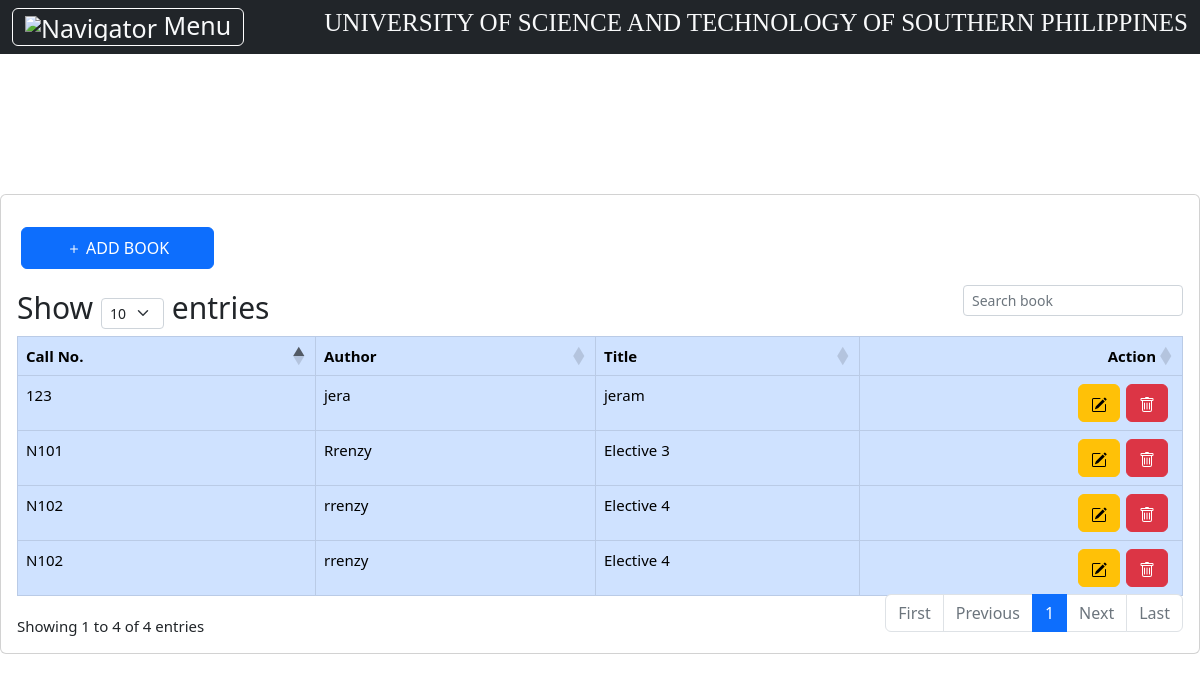
The page /books/index.php (signed in) on the database its author committed.
### tables this page shows
CREATE TABLE `book` (
  `id` int(11) NOT NULL,
  `call_no` varchar(255) NOT NULL,
  `author` varchar(255) NOT NULL,
  `title` varchar(255) NOT NULL
);

### books/index.php (the view, shortened to what this page needs)
<?php require '..\auth/index.php'; ?>
<?php require_once "..\config/index.php"; ?>
<!DOCTYPE html>
<html lang="en">
<head>
    <link rel="stylesheet" href="style.css">
    <?php require_once '..\assets/cdnjs/toplink.php'; ?>
    <?php require_once '..\assets/getbootstrap v5.2/index.php'; ?>
</head>
<body>
<?php include '..\sidenav/index.php'; ?>
<div class="col-md-12">
    <div class="card mt-5">
        <div class="card-body">
            <div class="row p-3">
              <a href="form.php" name="addbook" class="btn btn-primary cols col-2 p-2" style="float: right;" ><svg xmlns="http://www.w3.org/2000/svg" width="16" height="16" fill="currentColor" class="bi bi-plus" viewBox="0 0 16 16">
  <path d="M8 4a.5.5 0 0 1 .5.5v3h3a.5.5 0 0 1 0 1h-3v3a.5.5 0 0 1-1 0v-3h-3a.5.5 0 0 1 0-1h3v-3A.5.5 0 0 1 8 4z"/>
</svg> ADD BOOK</a>
            </div>
        <table id="datatableid" class="table table-bordered table-primary col-md-12">
        <thead>
            <tr>
                <th>Call No.</th>
                <th>Author</th>
                <th>Title</th>
								<th ><c style="float: right;">Action</c></th>
            </tr>
        </thead>
        <tbody>
				<?php
							$query = "SELECT * FROM book";
							$result = mysqli_query($conn, $query);
							while($row = mysqli_fetch_array($result)) { $id =$row["id"]; ?>
            <tr>
                <td><?php echo  $row["call_no"]; ?></td>
                <td><?php echo  $row["author"]; ?></td>
                <td><?php echo  $row["title"]; ?></td>
								<td><?php echo "<a class='btn btn-danger btn-d ' onClick=\"javascript: return confirm('Are you sure you want to delete?');\" href='process.php?delete=".$row['id']."'>"; ?> </a>
														<a href="form.php?edit=<?php echo $row["id"];?>" class="btn btn-warning btn-e"></a>
                            </td>
            </tr>
								<?php }?>
        </tbody>
    </table>
        </div>
    </div>
</div>
<?php require_once '..\assets/cdnjs/index.php'; ?>
</body>
</html>

### sidenav/index.php (style rules this page uses)
body { margin: 0; font-size: 15px; display: flex; flex: 1; min-height: 100vh; align-items: center; }

### books/index.php (style rules this page uses)
.btn-d, .btn-e { float: right; margin-right: 2%; }

### rows shown on the page
book: call_no "N101", author "Rrenzy", title "Elective 3"
book: call_no "N102", author "rrenzy", title "Elective 4"
book: call_no "N102", author "rrenzy", title "Elective 4"
book: call_no "123", author "jera", title "jeram"
